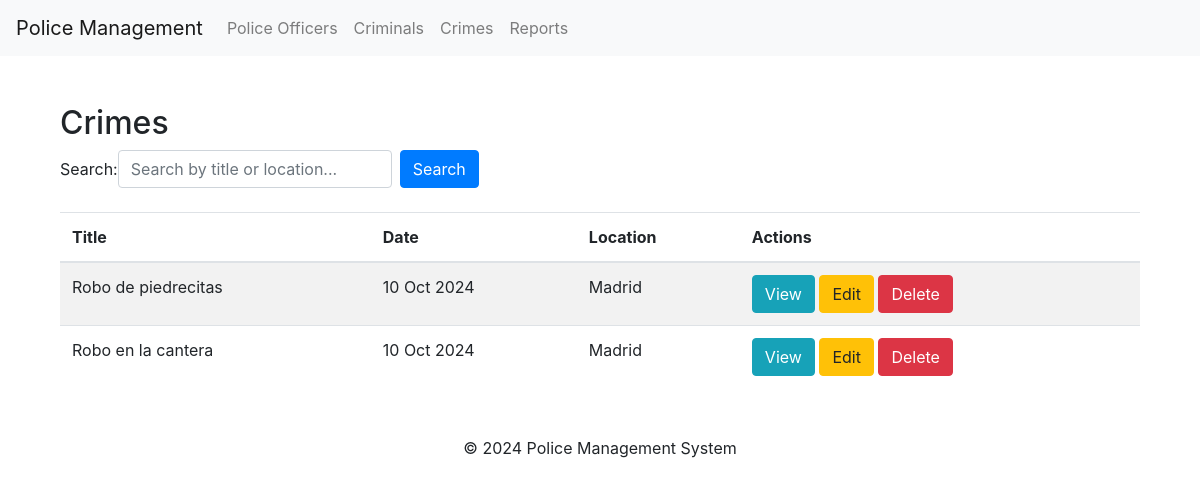
/crimes/, run on the app's committed database.
### reports/models.py (models this page shows, shortened)
class Crime(models.Model):
    title = models.CharField(max_length=200)
    description = models.TextField()
    date = models.DateTimeField()
    location = models.CharField(max_length=200)
    police_officer = models.ForeignKey(PoliceOfficer, on_delete=models.SET_NULL, null=True, blank=True)
    criminals = models.ManyToManyField(Criminal)

### reports/views.py (the view)
# urls.py: path('crimes/', CrimeListView.as_view(), name='crime_list'),
class CrimeListView(ListView):
    model = Crime
    template_name = 'reports/crime_list.html'
    context_object_name = 'crimes'
    paginate_by = 10  # Si quieres agregar paginación
    def get_queryset(self):
        queryset = super().get_queryset()
        query = self.request.GET.get('query')
        if query:
            queryset = queryset.filter(title__icontains=query) | queryset.filter(location__icontains=query)
        return queryset
    def get_context_data(self, **kwargs):
        context = super().get_context_data(**kwargs)
        context['search_form'] = CrimeSearchForm(self.request.GET or None)
        return context

### reports/forms.py
class CrimeSearchForm(forms.Form):
    query = forms.CharField(label='Search', max_length=100, required=False)

### reports/templates/reports/crime_list.html (shortened to what this page needs)
{% extends 'reports/base.html' %}
{% block content %}
<div class="container mt-5">
    <h2>Crimes</h2>
    <form method="GET" class="form-inline mb-4">
        {{ search_form.query.label_tag }}
        <input type="text" name="query" class="form-control mr-2" placeholder="Search by title or location..." value="{{ request.GET.query }}">
        <button type="submit" class="btn btn-primary">Search</button>
    </form>
    <table class="table table-striped">
        <thead>
            <tr>
                <th>Title</th>
                <th>Date</th>
                <th>Location</th>
                <th>Actions</th>
            </tr>
        </thead>
        <tbody>
            {% for crime in crimes %}
            <tr>
                <td>{{ crime.title }}</td>
                <td>{{ crime.date|date:"d M Y" }}</td>
                <td>{{ crime.location }}</td>
                <td>
                    <a class="btn btn-info" href="{% url 'crime_detail' crime.pk %}">View</a>
                    <a class="btn btn-warning" href="{% url 'crime_update' crime.pk %}">Edit</a>
                    <a class="btn btn-danger" href="{% url 'crime_delete' crime.pk %}">Delete</a>
                </td>
            </tr>
            {% empty %}
            <tr>
                <td colspan="4">No crimes found.</td>
            </tr>
            {% endfor %}
        </tbody>
    </table>
</div>
{% endblock %}

### data on the page
Crime: title "Robo de piedrecitas", date "10 Oct 2024", location "Madrid"
Crime: title "Robo en la cantera", date "10 Oct 2024", location "Madrid"

### other printed values
{{ search_form.query.label_tag }} "Search:"
